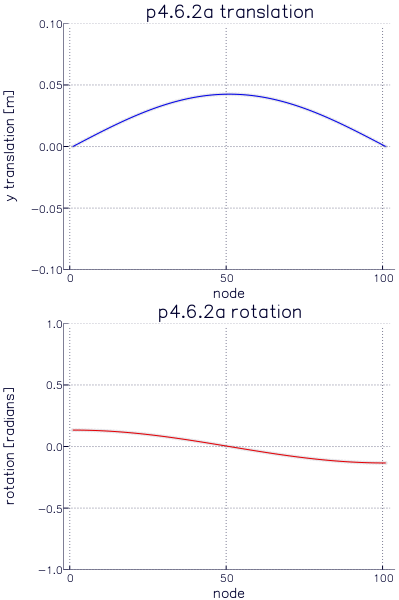

Recreate this plot in Julia.
using PtFEM

ProjDir = dirname(@__FILE__)

data = Dict(
  # Beam(ndim, nst, nxe, nip, direction, finite_element(nod, nodof), axisymmetric)
  :struc_el => Beam(2, 1, 100, 1, :x, Line(2, 1), false),
  :properties => [1.0 100.0;],
  :x_coords => 0.0:0.01:1.0,
  :support => [
    (1, [0 1]),
    #(51, [0 1]),
    (101, [0 1])
    ],
  :limit => 100,
  :tol => 0.00001
)

data |> display
println()

@time m = p4_6(data)
println()

if VERSION.minor > 5
  println("\nThe buckling load = $(m[1])")
  m[4][1] = 0.0
  println("\nThe buckling mode ($(m[2]) iterations):\n")
  for i in 1:m[3]
    println("$i    $(m[4][m[5][:, i]+1])")
  end
  println()
else
  println("\nThe buckling load = $(m[1]) ($(m[2]) iterations):\n")
  using DataTables
  buckling_dt = DataTable(
    translation = m[4][m[5][1,:]+1],
    rotation = m[4][m[5][2,:]+1]
  )
  display(buckling_dt)
  println()
  
  using Plots
  gr(size=(400,600))

  p = Vector{Plots.Plot{Plots.GRBackend}}(2)
  titles = ["p4.6.2a translation", "p4.6.2a rotation"]
  p[1] = plot(convert(Array, buckling_dt[:translation]),
    ylim=(-0.1, 0.1), xlabel="node",
    ylabel="y translation [m]", color=:blue,
    marker=(:circle,1,0.1,stroke(1,:black)),
    title=titles[1], leg=false)
  p[2] = plot(convert(Array, buckling_dt[:rotation]),
    ylim=(-1.0, 1.0), xlabel="node",
    ylabel="rotation [radians]", color=:red,
    marker=(:circle,1,0.1,stroke(1,:black)),
    title=titles[2], leg=false)

  plot(p..., layout=(2, 1))
  savefig(ProjDir*"/Ex4.6.2a.png")
  
end
